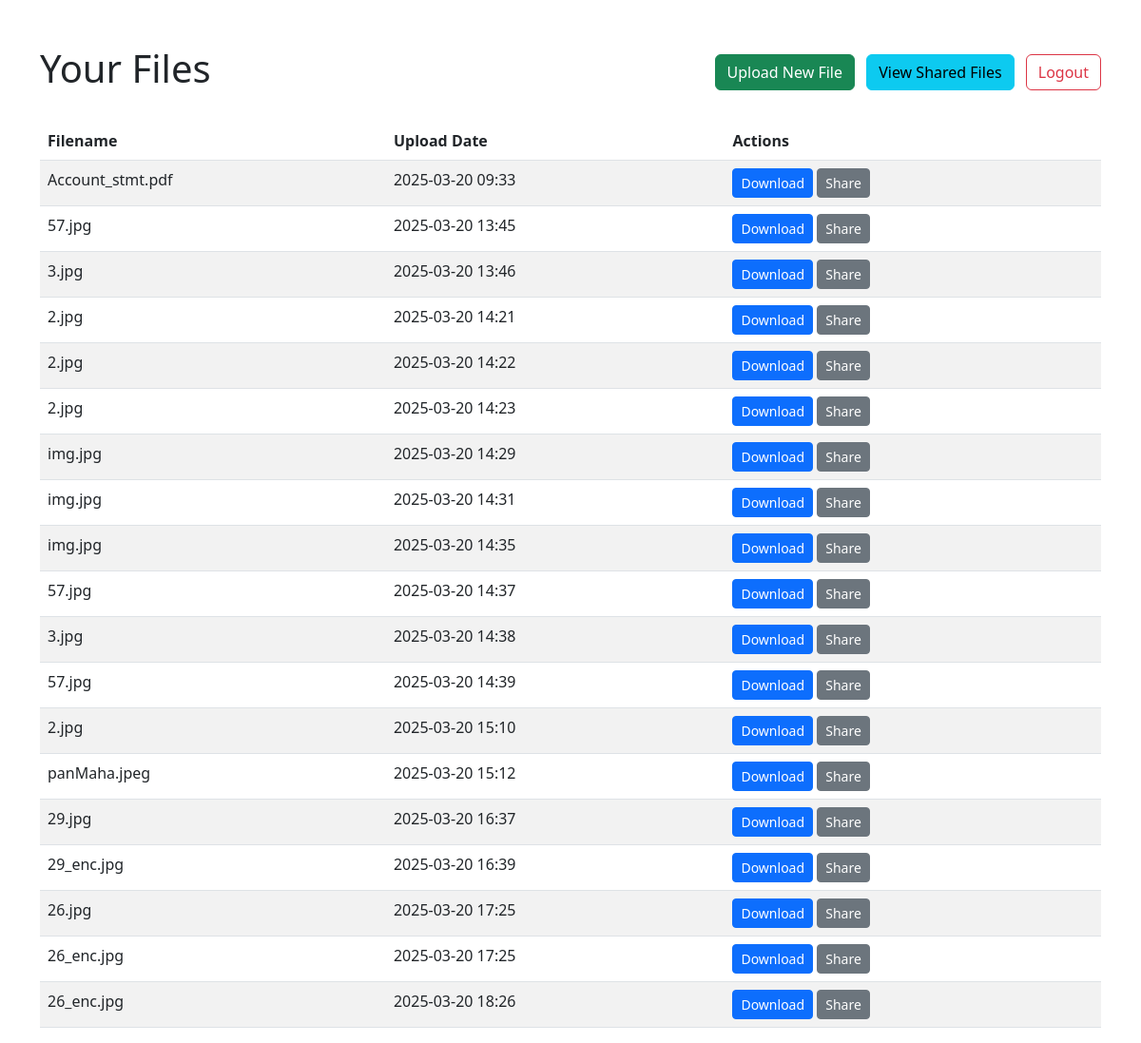
The app's page /dashboard (signed in) with its own data.
### Flask_Dscs/models.py (models this page shows, shortened)
class File(db.Model):
    id = db.Column(db.Integer, primary_key=True)
    filename = db.Column(db.String(255), nullable=False)
    file_path = db.Column(db.String(512), nullable=False)
    upload_date = db.Column(db.DateTime, default=datetime.datetime.utcnow)
    user_id = db.Column(db.Integer, db.ForeignKey('user.id'), nullable=False)
    user = db.relationship('User', backref=db.backref('files', lazy=True))

### Flask_Dscs/app.py (the view)
@app.route('/dashboard')
@login_required
def dashboard():
    files = File.query.filter_by(user_id=current_user.id).all()
    return render_template('dashboard.html', files=files)

### Flask_Dscs/app.py (called while the page is built)
@login_manager.user_loader
def load_user(user_id):
    return User.query.get(int(user_id))

### Flask_Dscs/templates/dashboard.html (shortened to what this page needs)
<!DOCTYPE html>
<html>
<head>
    <link rel="stylesheet" href="https://cdn.jsdelivr.net/npm/bootstrap@5.2.3/dist/css/bootstrap.min.css">
</head>
<body>
    <div class="container mt-5">
        <div class="d-flex justify-content-between align-items-center mb-4">
            <h1>Your Files</h1>
            <div>
                <div>
                    <a href="{{ url_for('upload_file') }}" class="btn btn-success">Upload New File</a>
                    <a href="{{ url_for('view_shared_files') }}" class="btn btn-info ms-2">View Shared Files</a>
                    <a href="{{ url_for('logout') }}" class="btn btn-outline-danger ms-2">Logout</a>
                </div>
            </div>
        </div>
        {% if files %}
            <table class="table table-striped">
                <thead>
                    <tr>
                        <th>Filename</th>
                        <th>Upload Date</th>
                        <th>Actions</th>
                    </tr>
                </thead>
                <tbody>
                    {% for file in files %}
                    <tr>
                        <td>{{ file.filename }}</td>
                        <td>{{ file.upload_date.strftime('%Y-%m-%d %H:%M') }}</td>
                        <td>
                            <a href="{{ url_for('download_file', file_id=file.id) }}" class="btn btn-sm btn-primary">Download</a>
                            <a href="{{ url_for('share_file', file_id=file.id) }}" class="btn btn-sm btn-secondary">Share</a>
                        </td>
                    </tr>
                    {% endfor %}
                </tbody>
            </table>
        {% else %}
            <div class="alert alert-info">
                You haven't uploaded any files yet. <a href="{{ url_for('upload_file') }}">Upload your first file</a>.
            </div>
        {% endif %}
    </div>
</body>
</html>

### records on screen
File: filename "Account_stmt.pdf", upload_date "2025-03-20 09:33"
File: filename "57.jpg", upload_date "2025-03-20 13:45"
File: filename "3.jpg", upload_date "2025-03-20 13:46"
File: filename "2.jpg", upload_date "2025-03-20 14:21"
File: filename "2.jpg", upload_date "2025-03-20 14:22"
File: filename "2.jpg", upload_date "2025-03-20 14:23"
File: filename "img.jpg", upload_date "2025-03-20 14:29"
File: filename "img.jpg", upload_date "2025-03-20 14:31"
File: filename "img.jpg", upload_date "2025-03-20 14:35"
File: filename "57.jpg", upload_date "2025-03-20 14:37"
File: filename "3.jpg", upload_date "2025-03-20 14:38"
File: filename "57.jpg", upload_date "2025-03-20 14:39"
File: filename "2.jpg", upload_date "2025-03-20 15:10"
File: filename "panMaha.jpeg", upload_date "2025-03-20 15:12"
File: filename "29.jpg", upload_date "2025-03-20 16:37"
File: filename "29_enc.jpg", upload_date "2025-03-20 16:39"
File: filename "26.jpg", upload_date "2025-03-20 17:25"
File: filename "26_enc.jpg", upload_date "2025-03-20 17:25"
File: filename "26_enc.jpg", upload_date "2025-03-20 18:26"
